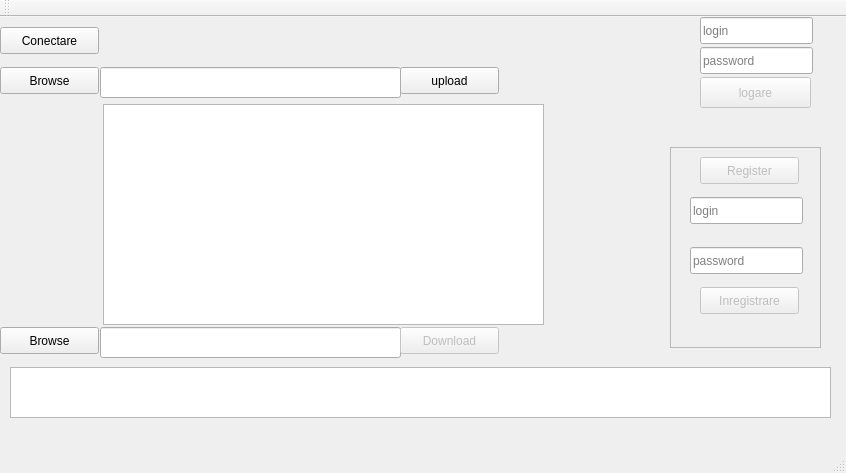
<?xml version="1.0" encoding="UTF-8"?>
<ui version="4.0">
 <class>MainWindow</class>
 <widget class="QMainWindow" name="MainWindow">
  <property name="geometry">
   <rect>
    <x>0</x>
    <y>0</y>
    <width>846</width>
    <height>473</height>
   </rect>
  </property>
  <property name="windowTitle">
   <string>MainWindow</string>
  </property>
  <widget class="QWidget" name="centralWidget">
   <widget class="QPushButton" name="Browse">
    <property name="enabled">
     <bool>true</bool>
    </property>
    <property name="geometry">
     <rect>
      <x>0</x>
      <y>50</y>
      <width>99</width>
      <height>27</height>
     </rect>
    </property>
    <property name="text">
     <string>Browse</string>
    </property>
   </widget>
   <widget class="QPushButton" name="Conect">
    <property name="geometry">
     <rect>
      <x>0</x>
      <y>10</y>
      <width>99</width>
      <height>27</height>
     </rect>
    </property>
    <property name="text">
     <string>Conectare</string>
    </property>
   </widget>
   <widget class="QLineEdit" name="lineEdit">
    <property name="geometry">
     <rect>
      <x>100</x>
      <y>50</y>
      <width>301</width>
      <height>31</height>
     </rect>
    </property>
    <property name="readOnly">
     <bool>true</bool>
    </property>
   </widget>
   <widget class="QLineEdit" name="login">
    <property name="geometry">
     <rect>
      <x>700</x>
      <y>0</y>
      <width>113</width>
      <height>27</height>
     </rect>
    </property>
    <property name="toolTip">
     <string>login</string>
    </property>
    <property name="placeholderText">
     <string>login</string>
    </property>
   </widget>
   <widget class="QLineEdit" name="password">
    <property name="geometry">
     <rect>
      <x>700</x>
      <y>30</y>
      <width>113</width>
      <height>27</height>
     </rect>
    </property>
    <property name="toolTip">
     <string>password</string>
    </property>
    <property name="echoMode">
     <enum>QLineEdit::Password</enum>
    </property>
    <property name="placeholderText">
     <string>password</string>
    </property>
   </widget>
   <widget class="QPushButton" name="upload">
    <property name="enabled">
     <bool>true</bool>
    </property>
    <property name="geometry">
     <rect>
      <x>400</x>
      <y>50</y>
      <width>99</width>
      <height>27</height>
     </rect>
    </property>
    <property name="text">
     <string>upload</string>
    </property>
   </widget>
   <widget class="QPushButton" name="pushButton">
    <property name="geometry">
     <rect>
      <x>0</x>
      <y>310</y>
      <width>99</width>
      <height>27</height>
     </rect>
    </property>
    <property name="text">
     <string>Browse</string>
    </property>
   </widget>
   <widget class="QLineEdit" name="download_path">
    <property name="geometry">
     <rect>
      <x>100</x>
      <y>310</y>
      <width>301</width>
      <height>31</height>
     </rect>
    </property>
   </widget>
   <widget class="QPushButton" name="Download">
    <property name="enabled">
     <bool>false</bool>
    </property>
    <property name="geometry">
     <rect>
      <x>400</x>
      <y>310</y>
      <width>99</width>
      <height>27</height>
     </rect>
    </property>
    <property name="text">
     <string>Download</string>
    </property>
   </widget>
   <widget class="QTextEdit" name="adrese">
    <property name="geometry">
     <rect>
      <x>103</x>
      <y>87</y>
      <width>441</width>
      <height>221</height>
     </rect>
    </property>
   </widget>
   <widget class="QPushButton" name="logare">
    <property name="enabled">
     <bool>false</bool>
    </property>
    <property name="geometry">
     <rect>
      <x>700</x>
      <y>60</y>
      <width>111</width>
      <height>31</height>
     </rect>
    </property>
    <property name="text">
     <string>logare</string>
    </property>
   </widget>
   <widget class="QFrame" name="frame">
    <property name="geometry">
     <rect>
      <x>670</x>
      <y>130</y>
      <width>151</width>
      <height>201</height>
     </rect>
    </property>
    <property name="frameShape">
     <enum>QFrame::StyledPanel</enum>
    </property>
    <property name="frameShadow">
     <enum>QFrame::Raised</enum>
    </property>
    <widget class="QPushButton" name="Register">
     <property name="enabled">
      <bool>false</bool>
     </property>
     <property name="geometry">
      <rect>
       <x>30</x>
       <y>10</y>
       <width>99</width>
       <height>27</height>
      </rect>
     </property>
     <property name="text">
      <string>Register</string>
     </property>
    </widget>
    <widget class="QLineEdit" name="R_log">
     <property name="geometry">
      <rect>
       <x>20</x>
       <y>50</y>
       <width>113</width>
       <height>27</height>
      </rect>
     </property>
     <property name="placeholderText">
      <string>login</string>
     </property>
    </widget>
    <widget class="QLineEdit" name="R_pass">
     <property name="geometry">
      <rect>
       <x>20</x>
       <y>100</y>
       <width>113</width>
       <height>27</height>
      </rect>
     </property>
     <property name="placeholderText">
      <string>password</string>
     </property>
    </widget>
    <widget class="QPushButton" name="Inregistrare">
     <property name="enabled">
      <bool>false</bool>
     </property>
     <property name="geometry">
      <rect>
       <x>30</x>
       <y>140</y>
       <width>99</width>
       <height>27</height>
      </rect>
     </property>
     <property name="text">
      <string>Inregistrare</string>
     </property>
    </widget>
   </widget>
   <widget class="QTextEdit" name="consola">
    <property name="geometry">
     <rect>
      <x>10</x>
      <y>350</y>
      <width>821</width>
      <height>51</height>
     </rect>
    </property>
   </widget>
  </widget>
  <widget class="QMenuBar" name="menuBar">
   <property name="geometry">
    <rect>
     <x>0</x>
     <y>0</y>
     <width>846</width>
     <height>25</height>
    </rect>
   </property>
  </widget>
  <widget class="QToolBar" name="mainToolBar">
   <attribute name="toolBarArea">
    <enum>TopToolBarArea</enum>
   </attribute>
   <attribute name="toolBarBreak">
    <bool>false</bool>
   </attribute>
  </widget>
  <widget class="QStatusBar" name="statusBar"/>
 </widget>
 <layoutdefault spacing="6" margin="11"/>
 <resources/>
 <connections/>
</ui>
